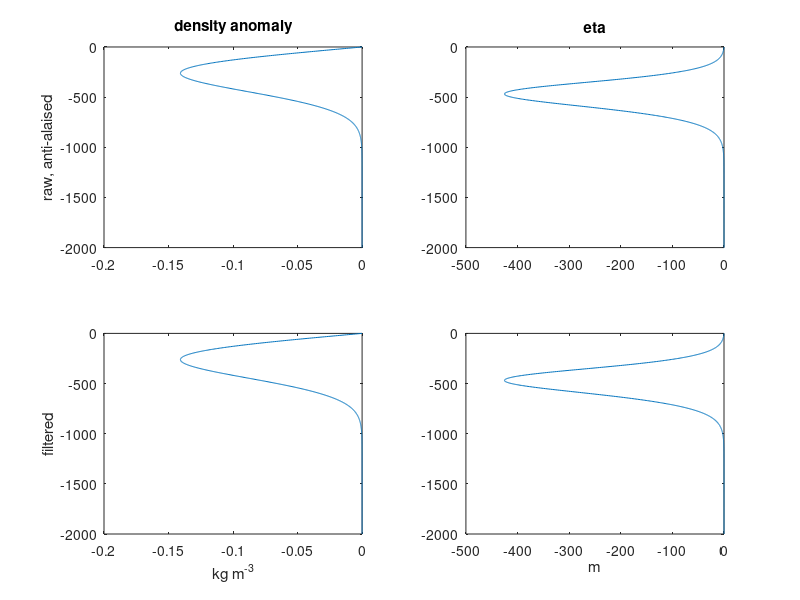

The MATLAB source for this figure: (Note: this script raises an error after producing the figure.)
% Playing with convergence properties of the vertical mode projection.
%
% 2021-11-14
% If you anti-alias, and therefore truncate the modes, then in physical
% space oscillations become apparent. Essentially you're losing the missing
% variance that would have been captured by the next few modes. The silly
% ah-ha that I had, was that of course, when you're using the quadrature
% grid, and haven't truncated, you won't *see* the oscillations, but
% they are, of course, still there. So really the only solution is to go to
% higher vertical resolution.
%
% 2021-11-15
% The projection of *eta* results is significantly larger oscillations in
% *rho*. The reason is that they differ by a factor of N^2 (which is orders
% of magnitude larger at the surface than at depth). So to keep a smooth
% density structure we do, in fact, want to filter the eta-modes.
%
% Looks like the the number of modes that need to be damped
% (j_max-j_cutoff) is the one thing that really needs to be varied somewhat
% manually.

Lx = 750e3;
Ly = 750e3;

N = 16;
Nx = N;
Ny = N;

latitude = 31;
f0 = 2 * 7.2921E-5 * sin( latitude*pi/180 );

% Cyprus Eddy example stratification profile
N0 = 12*2*pi/3600; % reference buoyancy frequency, radians/seconds
rho0 = 1025; g = 9.81;
L_gm = 145; % thermocline exponential scale, meters
L_const = 3*L_gm; % depth below which stratification stays constant--try 8*L_gm for badness, 3*L_gm for goodness
Nmin = sqrt(N0*N0*exp(-2*L_const/L_gm));
rhoFunction = @(z) rho0*(1 + L_gm*N0*N0/(2*g)*(1 - exp(2*z/L_gm)) - (Nmin*Nmin/g)*z);
N2Function = @(z) N0*N0*exp(2*z/L_gm) + Nmin*Nmin*ones(size(z));
dLnN2Function = @(z) 2*ones(size(z))/L_gm;

zIn = [-2000 0];

% Cyprus Eddy buoyancy anomaly.
A = -1.32e-5; % s^{-1}
alpha = 8e-10; % m^{-2}
beta = 8.2e-6; % m^{-2}
% etaFunction = @(z) -A*f0*(beta/alpha)*(z./N2Function(z)).*exp(-beta*z.*z) - A*A*(beta/alpha)*(z./N2Function(z)).*exp(-2*beta*z.*z);
eta = @(x,y,z) -A*f0*(beta/alpha)*(z./N2Function(z)).*exp(-alpha*((x).*(x)+(y).*(y))-beta*z.*z) - A*A*(beta/alpha)*(z./N2Function(z)).*exp(-2*alpha*((x).*(x)+(y).*(y))-2*beta*z.*z);
etaFunction= @(z) eta(-3e3,-3e3,z);

% Start by plotting the *density* profile (not eta)
z = linspace(min(zIn),max(zIn),1000)';
figure
sp1 = subplot(2,2,1);
plot((rho0/g)*N2Function(z).*etaFunction(z),z); hold on
title('density anomaly')
ylabel('raw, anti-alaised')
sp2 = subplot(2,2,3);
plot((rho0/g)*N2Function(z).*etaFunction(z),z); hold on
xlabel('kg m^{-3}')
ylabel('filtered')
sp3 = subplot(2,2,2);
plot(etaFunction(z),z); hold on
title('eta')
sp4 = subplot(2,2,4);
plot(etaFunction(z),z); hold on
xlabel('m')

error = @(rho,rhoback) mean(sqrt(diff(rho-rhoback).^2));
error = @(rho,rhoback) sqrt(mean( (rho-rhoback).^2));

% Now loop through models with an increasing number of modes,
nModes = (20:10:100)';
j_cutoff_optimal = zeros(size(nModes));
j_max_optimal = zeros(size(nModes));
for iMode=1:length(nModes)
    wvm = WaveVortexModelHydrostatic([Lx, Ly, max(zIn)-min(zIn)], [Nx, Ny, nModes(iMode)], latitude, rhoFunction,'N2func', N2Function, 'dLnN2func',dLnN2Function);
    wvm.shouldAntiAlias = 1;
    
    % Vertical projection operators
    Q = squeeze(wvm.Q);
    Ginv = wvm.QGinv.*shiftdim(Q,-1);
    G = wvm.QG./Q;

    j_max = 2*max(wvm.j)/3;
    j_max_optimal(iMode) = j_max;
    
    % Now first, let's look at the baseline
    eta = etaFunction(wvm.z);
    rho = (rho0/g)*N2Function(wvm.z).*eta;
    etahat = G*eta;
    
    Qj = ones(size(etahat));
    Qj(round(j_max):end)=0;
    etaback = Ginv*(etahat.*Qj);
    rhoback = (rho0/g)*N2Function(wvm.z).*etaback;
    subplot(sp1), plot(rhoback,wvm.z)
    subplot(sp3), plot(etaback,wvm.z)
    
    baselineError = error(rho,rhoback);

    % Now let's minimize an error function to find the "optimal" spectral
    % filter
    minRMS = 1e9;
    % mint, minp, minalphaf;
    for t=(1:100)/100
        for p=8%2:2:8
            for alphaf=1%(1:15)/5
                %             t=7/8;p=8;alphaf=0.5;
                j_max = max(wvm.j);
                j_max = 2*j_max/3;
                dj = wvm.j(2)-wvm.j(1);
                j_cutoff = t*j_max; %dj*(j_max/dj)^t;
                alpha = alphaf*log(10); % orders of magnitude to drop over the filter
                Q = @(x,x_max,x_cutoff) exp( - alpha*((abs(x)-x_cutoff)./(x_max-x_cutoff)).^p );
                Qj = Q(wvm.j,j_max,j_cutoff);
                Qj(isnan(Qj)) = 1;
                Qj(abs(wvm.j) < j_cutoff) = 1;
                Qj(abs(wvm.j) > j_max) = 0;

                eta = etaFunction(wvm.z);
                rho = (rho0/g)*N2Function(wvm.z).*eta;
                etahat = G*eta;

                etaback = Ginv*(etahat.*Qj);
                rhoback = (rho0/g)*N2Function(wvm.z).*etaback;

                rms = error(rho,rhoback);

                if rms < minRMS
                    minRMS = rms;
                    mint = t; minp = p; minalphaf = alphaf;
                end
            end
        end
    end

    j_max = max(wvm.j);
    j_max = 2*j_max/3;
    dj = wvm.j(2)-wvm.j(1);
    j_cutoff = mint*j_max; % dj*(j_max/dj)^mint;
    alpha = minalphaf*log(10); % orders of magnitude to drop over the filter
    Q = @(x,x_max,x_cutoff) exp( - alpha*((abs(x)-x_cutoff)./(x_max-x_cutoff)).^minp );
    Qj = Q(wvm.j,j_max,j_cutoff);
    Qj(isnan(Qj)) = 1;
    Qj(abs(wvm.j) < j_cutoff) = 1;
    Qj(abs(wvm.j) > j_max) = 0;

    eta = etaFunction(wvm.z);
    rho = (rho0/g)*N2Function(wvm.z).*eta;
    etahat = G*eta;

    etaback = Ginv*(etahat.*Qj);
    rhoback = (rho0/g)*N2Function(wvm.z).*etaback;
    subplot(sp2), plot(rhoback,wvm.z)
    subplot(sp4), plot(etaback,wvm.z)
    
    j_cutoff_optimal(iMode) = j_cutoff;

    % minRMS = mean(sqrt(diff(eta-etaback).^2));
    % minRMS = mean(sqrt(diff(rho-rhoback).^2));

    fprintf('t=%.2f (j_c=%.2f of %.2f),p=%d,alpha=%.4f, error_ratio=%.2g\n',mint,j_cutoff, j_max, minp,minalphaf,minRMS/baselineError);
end
packfig(2,2)